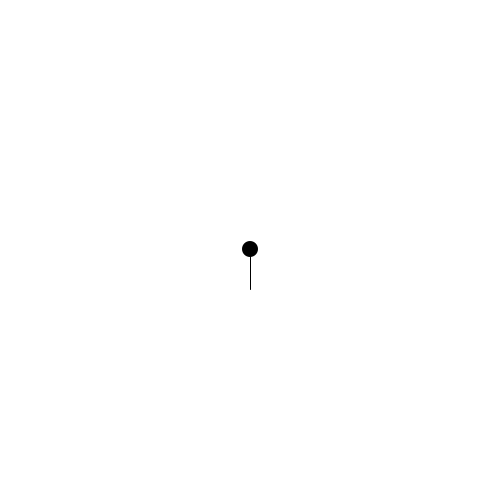
Frame 1 (no input)
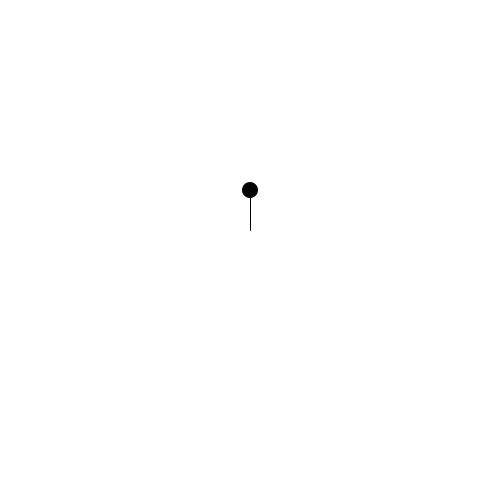
Frame 60 (the mouse pressed at the canvas centre just before this capture)
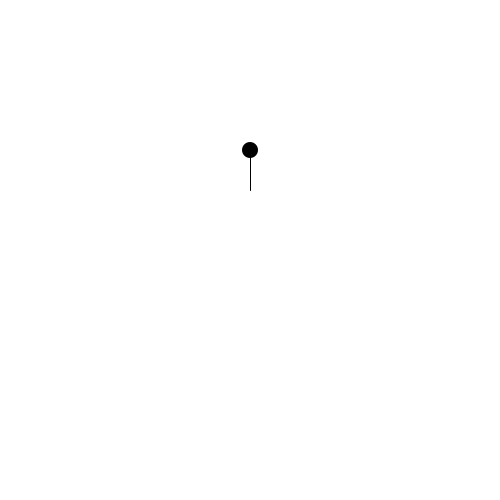
Frame 120 (the mouse held since frame 60 and released just before this capture)

The Processing sketch that drew these frames (run headless with seeded random() and noise(); from frame 60 on, the mouse is pressed at the canvas centre):

// Processing sketch: forceBalloonDemo
// ── forceBalloonDemo.pde
class Balloon {
  
  PVector location;
  PVector velocity;
  PVector acceleration;
  
  PVector buoyancy;
  
  Balloon() {
    location = new PVector(width/2, height/2);
    velocity = new PVector(0, 0);
    acceleration = new PVector(0, 0);
    
    buoyancy = new PVector(0, -1);
  }
  
  void update() {
    applyForce(buoyancy);
    velocity.add(acceleration);
    location.add(velocity);
    
    acceleration.mult(0);
    velocity.mult(0);
  }
  
  void display() {
    noStroke();
    fill(0);
    ellipse(location.x, location.y, 16, 16);
    stroke(0);
    line(location.x, location.y, location.x, location.y+40);
  }
  
  void applyForce(PVector force) {
    acceleration.add(force);
  }
  
  void checkEdges() {
    if (location.x > width) location.x = 0;
    else if (location.x < 0) location.x = width;
    
    if (location.y > height) location.y = 0;
    else if (location.y < 0) applyForce(new PVector(0, 20));
  }
}

Balloon b;

void setup() {
  size(500, 500);
  b = new Balloon();
  background(255);
}

void draw() {
  background(255);
  b.update();
  b.checkEdges();
  b.display();
}

void mousePressed() {
  PVector bounce = new PVector(0, 20);
  b.applyForce(bounce);
}
